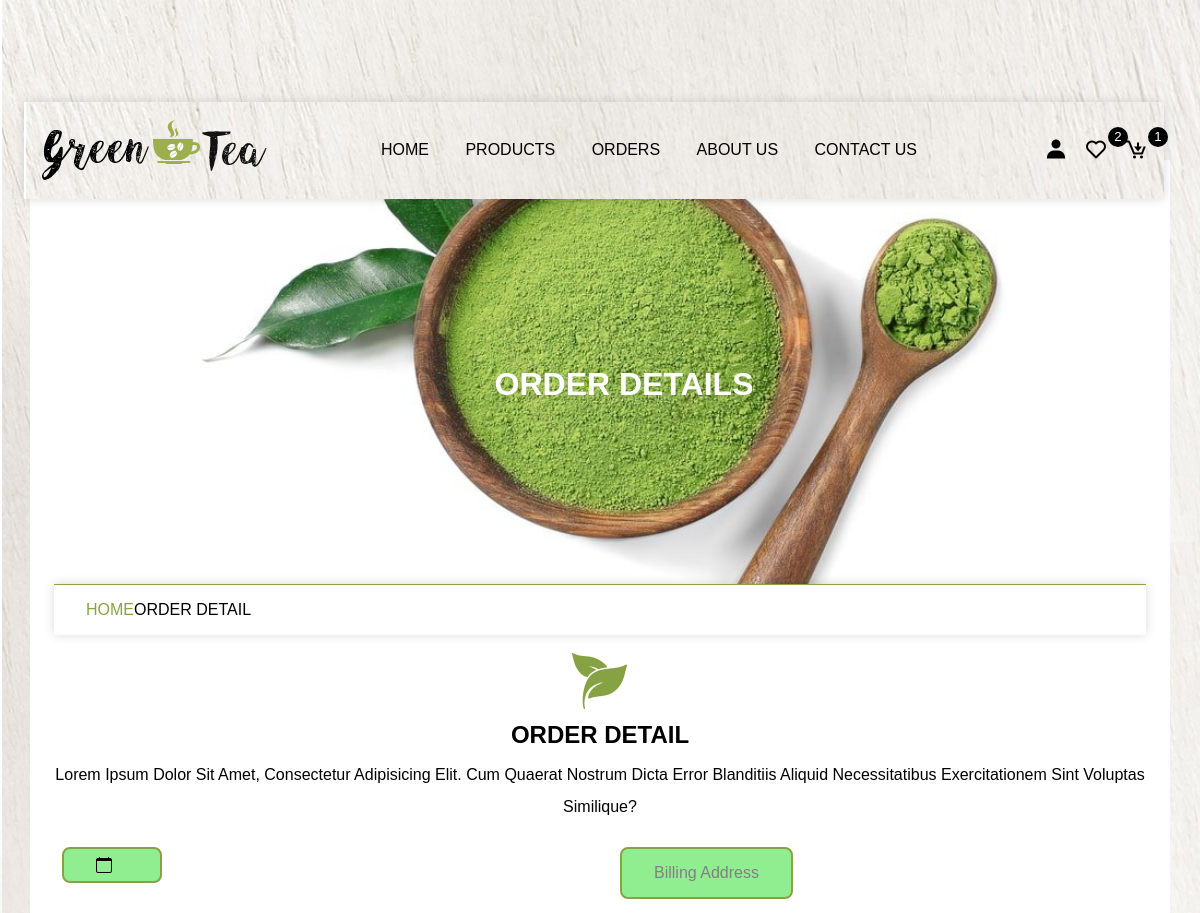
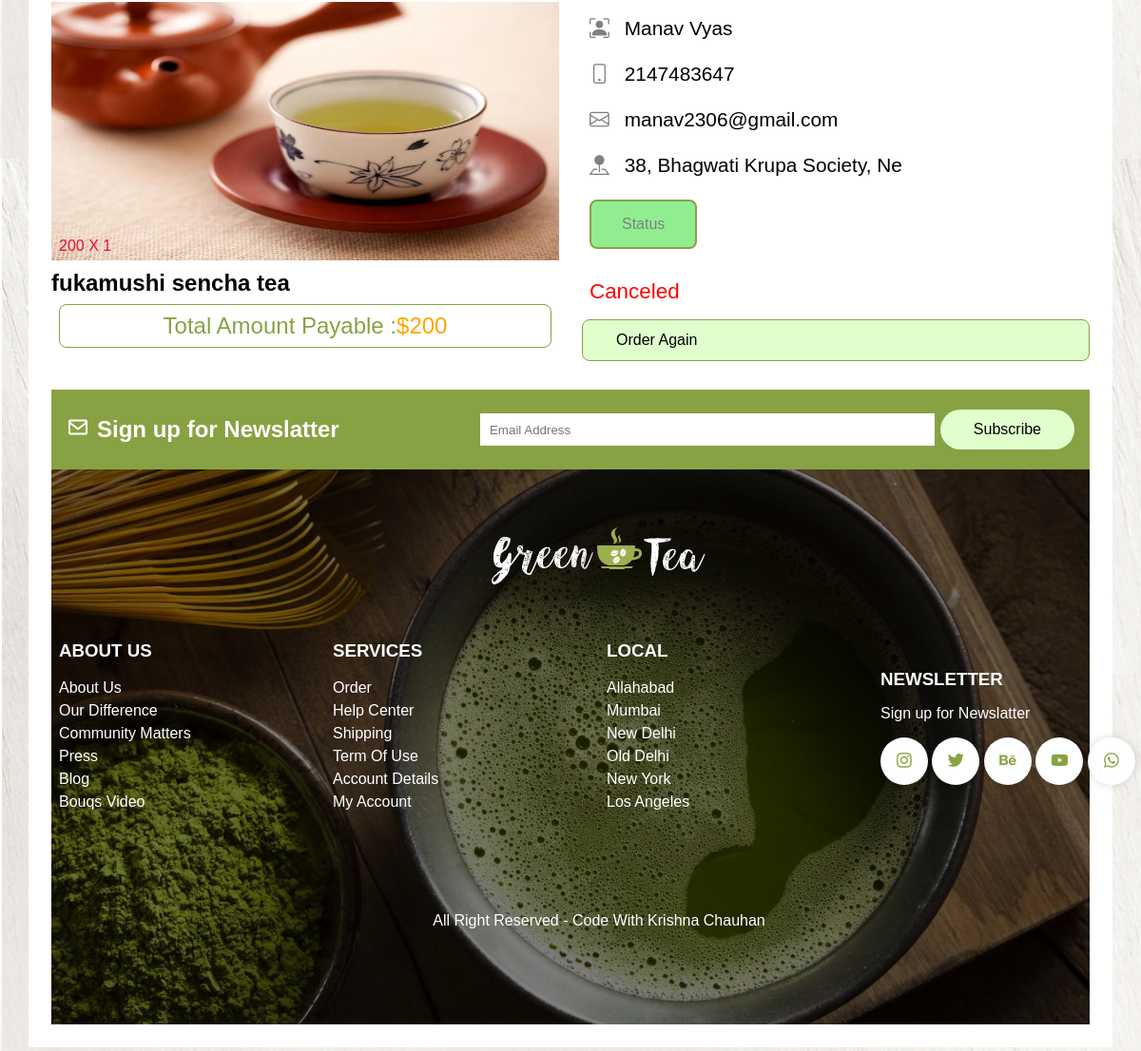
Screenshot of /view_order.php?get_id=7 (signed in) with the database file from the repository (2 pictures, top to bottom).
### tables this page shows
CREATE TABLE `products` (
  `id` int(25) NOT NULL,
  `name` varchar(255) NOT NULL,
  `price` int(255) NOT NULL,
  `image` varchar(255) NOT NULL,
  `product_detail` varchar(255) NOT NULL
);

CREATE TABLE `orders` (
  `id` int(10) NOT NULL,
  `user_id` int(10) NOT NULL,
  `name` varchar(30) NOT NULL,
  `number` int(20) NOT NULL,
  `email` varchar(30) NOT NULL,
  `address` varchar(30) NOT NULL,
  `address_type` varchar(30) NOT NULL,
  `method` varchar(30) NOT NULL,
  `product_id` int(20) NOT NULL,
  `price` int(20) NOT NULL,
  `qty` int(20) NOT NULL,
  `date` date DEFAULT NULL,
  `status` varchar(30) NOT NULL
);

### view_order.php (the view, shortened to what this page needs)
<?php
include 'components/connection.php';
    if(isset($_GET['get_id'])){
        $get_id = $_GET['get_id'];
    }else{
        $get_id = '';
        header('location:order.php');
    }
?>
<!DOCTYPE html>
<html lang="en">
<head>
    <link href='https://unpkg.com/boxicons@2.1.4/css/boxicons.min.css' rel='stylesheet'>
    <link rel="stylesheet" href="https://cdn.jsdelivr.net/npm/bootstrap-icons@1.10.3/font/bootstrap-icons.css">
</head>
<body>
    <?php include 'components/header.php';?>
    <div class="main">
        <div class="banner">
            <h1>order details</h1>
        </div>
        <div class="title2">
            <a href="home.php">Home</a><span>order detail</span>
        </div>
        <section class="order-detail">
               <div class="title">
                    <img src="img/download.png" class="logo">
                    <h1>order detail</h1>
                    <p>Lorem ipsum dolor sit amet, consectetur adipisicing elit. Cum quaerat nostrum dicta error blanditiis aliquid necessitatibus exercitationem sint voluptas similique?
                    </p>
               </div>
               <div class="box-container">
               <?php
                    $grand_total=0;
                    $select_orders = $conn->prepare("SELECT * FROM `orders` WHERE id=? LIMIT 1");
                    $select_orders->execute([$get_id]);
                    if($select_orders->rowCount()>0){
                        while($fetch_order = $select_orders->fetch(PDO::FETCH_ASSOC)){
                            $select_product = $conn->prepare("SELECT * FROM `products` WHERE id=? LIMIT 1");
                            $select_product->execute([$fetch_order['product_id']]);
                            if($select_product->rowCount()>0){
                                while($fetch_product = $select_product->fetch(PDO::FETCH_ASSOC)){
                                    $sub_total = ($fetch_order['price']* $fetch_order['qty']);
                                    $grand_total += $sub_total;
                ?>
                <div class="box">
                    <div class="col">
                        <p class="title"><i class="bi bi-calendar"></i><?= $fetch_order['date']; ?></p>
                        <img src="img/<?= $fetch_product['image']; ?>" class="image">
                        <p class="price"><?= $fetch_product['price']; ?> X <?= $fetch_order['qty']; ?></p>
                        <h3 class="name"><?= $fetch_product['name']; ?></h3>
                        <p class="grand-total">Total amount payable : <span>$<?= $grand_total; ?></span></p>
                    </div>
                    <div class="col">
                        <p class="title">billing address</p>
                        <p class="user"><i class="bi bi-person-bounding-box"></i><?= $fetch_order['name']; ?></p>
                        <p class="user"><i class="bi bi-phone"></i><?= $fetch_order['number']; ?></p>
                        <p class="user"><i class="bi bi-envelope"></i><?= $fetch_order['email']; ?></p>
                        <p class="user"><i class="bi bi-pin-map-fill"></i><?= $fetch_order['address']; ?></p>
                        <p class="title">status</p>
                        <p class="status" style="color:<?php if($fetch_order['status']=='delevered'){echo 'green';}elseif($fetch_order['status']=='canceled'){echo 'red';}else{echo 'orange';}?>"><?=$fetch_order['status']?></p>
                    <?php if($fetch_order['status']=='canceled'){ ?>
                        <a href="checkout.php?get_id=<?= $fetch_product['id']; ?>" class="btn">order again</a>
                    <?php } else { ?>
                        <form method="post">
                            <button type="submit" name="cancel" class="btn" onclick="return confirm('do you want to cancle this order')">cancle order</button>
                        </form>
                  <?php  } ?>
                    </div>
                </div>
                <?php
                                }
                            }else{
                                echo '<p class="empty">product not found</p>';
                            }
                        }
                    }else{
                        echo '<p class="empty">no order found</p>';
                    }
                ?>
               </div>
        </section>
     <?php include 'components/footer.php'; ?>
    </div>
</body>
</html>

### rows the page displays
orders: qty "1", name "Manav Vyas", number "2147483647", email "manav2306@gmail.com", address "38, Bhagwati Krupa Society, Ne", status "Canceled"
products: image (picture), price "200", name "fukamushi sencha tea", grand_total "200"

### other values shown
$total_wishlist_items "2"
$total_cart_items "1"
